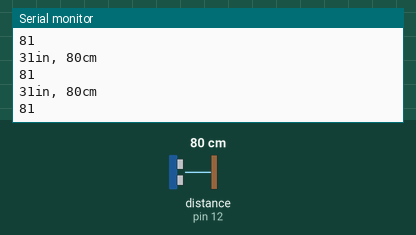
Recording of a sketch running on a simulated Arduino Uno, built with avr-gcc and run on an emulated ATmega328P. On the bench: the last lines printed to the serial monitor. Inputs (shaded band) come from the test bench; at power-on: distance to the obstacle (sensor on pin 12) 80 cm. The echo pulse lasts 58.3 µs per cm.

Above: at 1.2 s.
1.3 s: distance to the obstacle (sensor on pin 12) set to 2 cm
At 1.4 s:
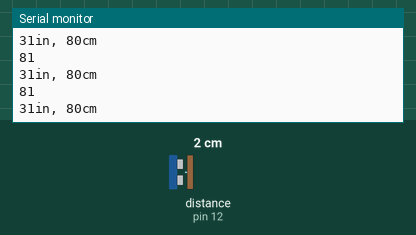
2.8 s: distance to the obstacle (sensor on pin 12) set to 250 cm
At 2.83 s:
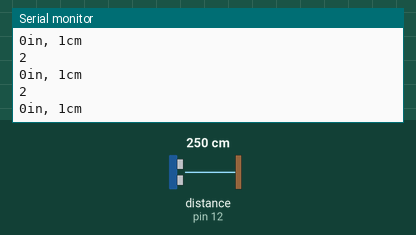
Timing chart, 0 to 5.8 s (numbered marks = the images above; inputs shaded):
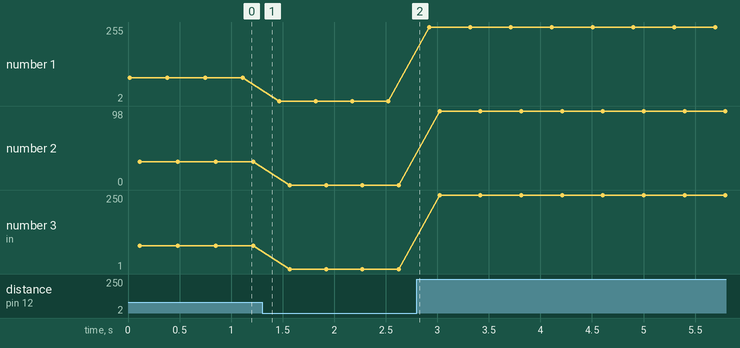

Measured:
- plotted number 1: 81 → 2 after the input at 1.3 s, 2 → 255 after the input at 2.8 s
- plotted number 2: 31 → 0 after the input at 1.3 s, 0 → 98 after the input at 2.8 s
- plotted number 3: 80 → 1 after the input at 1.3 s, 1 → 250 after the input at 2.8 s

The sketch:

distance.ino
```cpp
/*
 * created by Rui Santos, https://randomnerdtutorials.com
 *
 * Complete Guide for Ultrasonic Sensor HC-SR04
 *
    Ultrasonic sensor Pins:
        VCC: +5VDC
        Trig : Trigger (INPUT) - Pin11
        Echo: Echo (OUTPUT) - Pin 12
        GND: GND
 */
#include <NewPing.h>
#define maxDistance 400
int trigPin = 11;    // Trigger
int echoPin = 12;    // Echo
int LED13 = 13;
NewPing sonar( trigPin, echoPin, maxDistance);
long duration, cm, inches;

void setup() {
  //Serial Port begin
  Serial.begin (9600);
  //Define inputs and outputs
  pinMode(trigPin, OUTPUT);
  pinMode(echoPin, INPUT);

  NewPing sonar( trigPin, echoPin, maxDistance);
}

void loop() {
  // The sensor is triggered by a HIGH pulse of 10 or more microseconds.
  // Give a short LOW pulse beforehand to ensure a clean HIGH pulse:
  digitalWrite(trigPin, LOW);
  delayMicroseconds(5);
  digitalWrite(trigPin, HIGH);
  delayMicroseconds(10);
  digitalWrite(trigPin, LOW);


  // Read the signal from the sensor: a HIGH pulse whose
  // duration is the time (in microseconds) from the sending
  // of the ping to the reception of its echo off of an object.
  pinMode(echoPin, INPUT);
  duration = pulseIn(echoPin, HIGH);
  if(sonar.ping_cm()<=30){
    digitalWrite(LED13,HIGH);
  }
  else{digitalWrite(LED13,LOW);
  }
  Serial.println( sonar.ping_cm() );
  delay( 100 );


  // Convert the time into a distance
  cm = (duration/2) / 29.1;     // Divide by 29.1 or multiply by 0.0343
  inches = (duration/2) / 74;   // Divide by 74 or multiply by 0.0135

  Serial.print(inches);
  Serial.print("in, ");
  Serial.print(cm);
  Serial.print("cm");
  Serial.println();

  delay(250);
}
```
